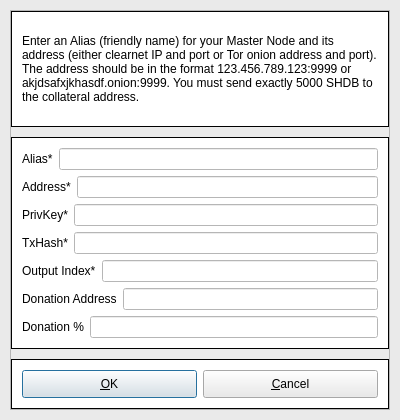
<?xml version="1.0" encoding="UTF-8"?>
<ui version="4.0">
 <class>AddEditAdrenalineNode</class>
 <widget class="QDialog" name="AddEditAdrenalineNode">
  <property name="geometry">
   <rect>
    <x>0</x>
    <y>0</y>
    <width>400</width>
    <height>420</height>
   </rect>
  </property>
  <property name="windowTitle">
   <string>Add/Edit Shardbit Node</string>
  </property>
  <property name="styleSheet">
   <string notr="true">background-color: #eaeaea</string>
  </property>
  <property name="modal">
   <bool>true</bool>
  </property>
  <layout class="QVBoxLayout" name="verticalLayout">
   <property name="leftMargin">
    <number>10</number>
   </property>
   <property name="topMargin">
    <number>10</number>
   </property>
   <property name="rightMargin">
    <number>10</number>
   </property>
   <property name="bottomMargin">
    <number>10</number>
   </property>
   <item>
    <widget class="QFrame" name="frame">
     <property name="minimumSize">
      <size>
       <width>0</width>
       <height>100</height>
      </size>
     </property>
     <property name="frameShape">
      <enum>QFrame::StyledPanel</enum>
     </property>
     <property name="frameShadow">
      <enum>QFrame::Raised</enum>
     </property>
     <layout class="QVBoxLayout" name="verticalLayout_3">
      <property name="leftMargin">
       <number>0</number>
      </property>
      <property name="topMargin">
       <number>0</number>
      </property>
      <property name="rightMargin">
       <number>0</number>
      </property>
      <property name="bottomMargin">
       <number>0</number>
      </property>
      <item>
       <layout class="QVBoxLayout" name="verticalLayout_2">
        <property name="spacing">
         <number>10</number>
        </property>
        <item>
         <widget class="QFrame" name="frame_2">
          <property name="styleSheet">
           <string notr="true">#frame_2 {
    background-color: #fff;
    border: 1px solid black;
}</string>
          </property>
          <property name="frameShape">
           <enum>QFrame::StyledPanel</enum>
          </property>
          <property name="frameShadow">
           <enum>QFrame::Raised</enum>
          </property>
          <layout class="QHBoxLayout" name="horizontalLayout_10">
           <property name="leftMargin">
            <number>10</number>
           </property>
           <item>
            <widget class="QLabel" name="label_9">
             <property name="sizePolicy">
              <sizepolicy hsizetype="Preferred" vsizetype="Preferred">
               <horstretch>0</horstretch>
               <verstretch>0</verstretch>
              </sizepolicy>
             </property>
             <property name="styleSheet">
              <string notr="true">background-color: #fff</string>
             </property>
             <property name="text">
              <string>&lt;html&gt;&lt;head/&gt;&lt;body&gt;&lt;p&gt;Enter an Alias (friendly name) for your Master Node and its address (either clearnet IP and port or Tor onion address and port). The address should be in the format 123.456.789.123:9999 or akjdsafxjkhasdf.onion:9999. You must send exactly 5000 SHDB to the collateral address.&lt;/p&gt;&lt;/body&gt;&lt;/html&gt;</string>
             </property>
             <property name="wordWrap">
              <bool>true</bool>
             </property>
            </widget>
           </item>
          </layout>
         </widget>
        </item>
        <item>
         <widget class="QFrame" name="frame_3">
          <property name="styleSheet">
           <string notr="true">#frame_3 {
    background-color: #fff;
    border: 1px solid black;
}</string>
          </property>
          <property name="frameShape">
           <enum>QFrame::StyledPanel</enum>
          </property>
          <property name="frameShadow">
           <enum>QFrame::Raised</enum>
          </property>
          <layout class="QVBoxLayout" name="verticalLayout_4">
           <property name="leftMargin">
            <number>10</number>
           </property>
           <property name="topMargin">
            <number>10</number>
           </property>
           <property name="rightMargin">
            <number>10</number>
           </property>
           <property name="bottomMargin">
            <number>10</number>
           </property>
           <item>
            <layout class="QHBoxLayout" name="horizontalLayout_4">
             <property name="bottomMargin">
              <number>0</number>
             </property>
             <item>
              <widget class="QLabel" name="label_4">
               <property name="styleSheet">
                <string notr="true">background-color: #fff</string>
               </property>
               <property name="text">
                <string>Alias*</string>
               </property>
              </widget>
             </item>
             <item>
              <widget class="QLineEdit" name="aliasLineEdit">
               <property name="styleSheet">
                <string notr="true">background-color: #fff</string>
               </property>
              </widget>
             </item>
            </layout>
           </item>
           <item>
            <layout class="QHBoxLayout" name="horizontalLayout_5">
             <property name="bottomMargin">
              <number>0</number>
             </property>
             <item>
              <widget class="QLabel" name="label_6">
               <property name="styleSheet">
                <string notr="true">background-color: #fff</string>
               </property>
               <property name="text">
                <string>Address*</string>
               </property>
              </widget>
             </item>
             <item>
              <widget class="QLineEdit" name="addressLineEdit">
               <property name="styleSheet">
                <string notr="true">background-color: #fff</string>
               </property>
              </widget>
             </item>
            </layout>
           </item>
           <item>
            <layout class="QHBoxLayout" name="horizontalLayout_3">
             <property name="bottomMargin">
              <number>0</number>
             </property>
             <item>
              <widget class="QLabel" name="label_5">
               <property name="styleSheet">
                <string notr="true">background-color: #fff</string>
               </property>
               <property name="text">
                <string>PrivKey*</string>
               </property>
              </widget>
             </item>
             <item>
              <widget class="QLineEdit" name="privkeyLineEdit">
               <property name="styleSheet">
                <string notr="true">background-color: #fff</string>
               </property>
              </widget>
             </item>
            </layout>
           </item>
           <item>
            <layout class="QHBoxLayout" name="horizontalLayout_2">
             <property name="bottomMargin">
              <number>0</number>
             </property>
             <item>
              <widget class="QLabel" name="label_2">
               <property name="styleSheet">
                <string notr="true">background-color: #fff</string>
               </property>
               <property name="text">
                <string>TxHash*</string>
               </property>
              </widget>
             </item>
             <item>
              <widget class="QLineEdit" name="txhashLineEdit">
               <property name="styleSheet">
                <string notr="true">background-color: #fff</string>
               </property>
              </widget>
             </item>
            </layout>
           </item>
           <item>
            <layout class="QHBoxLayout" name="horizontalLayout_8">
             <property name="bottomMargin">
              <number>0</number>
             </property>
             <item>
              <widget class="QLabel" name="label_8">
               <property name="styleSheet">
                <string notr="true">background-color: #fff</string>
               </property>
               <property name="text">
                <string>Output Index*</string>
               </property>
              </widget>
             </item>
             <item>
              <widget class="QLineEdit" name="outputindexLineEdit">
               <property name="styleSheet">
                <string notr="true">background-color: #fff</string>
               </property>
              </widget>
             </item>
            </layout>
           </item>
           <item>
            <layout class="QHBoxLayout" name="horizontalLayout_6">
             <property name="bottomMargin">
              <number>0</number>
             </property>
             <item>
              <widget class="QLabel" name="label_3">
               <property name="styleSheet">
                <string notr="true">background-color: #fff</string>
               </property>
               <property name="text">
                <string>Donation Address</string>
               </property>
              </widget>
             </item>
             <item>
              <widget class="QLineEdit" name="donationaddressLineEdit">
               <property name="styleSheet">
                <string notr="true">background-color: #fff</string>
               </property>
              </widget>
             </item>
            </layout>
           </item>
           <item>
            <layout class="QHBoxLayout" name="horizontalLayout_7">
             <property name="bottomMargin">
              <number>0</number>
             </property>
             <item>
              <widget class="QLabel" name="label_7">
               <property name="styleSheet">
                <string notr="true">background-color: #fff</string>
               </property>
               <property name="text">
                <string>Donation %</string>
               </property>
              </widget>
             </item>
             <item>
              <widget class="QLineEdit" name="donationpercentageLineEdit">
               <property name="styleSheet">
                <string notr="true">background-color: #fff</string>
               </property>
              </widget>
             </item>
            </layout>
           </item>
          </layout>
         </widget>
        </item>
        <item>
         <widget class="QFrame" name="frame_4">
          <property name="maximumSize">
           <size>
            <width>16777215</width>
            <height>50</height>
           </size>
          </property>
          <property name="styleSheet">
           <string notr="true">#frame_4 {
    background-color: #fff;
    border: 1px solid black;
}</string>
          </property>
          <property name="frameShape">
           <enum>QFrame::StyledPanel</enum>
          </property>
          <property name="frameShadow">
           <enum>QFrame::Raised</enum>
          </property>
          <layout class="QHBoxLayout" name="horizontalLayout_11">
           <property name="leftMargin">
            <number>10</number>
           </property>
           <property name="topMargin">
            <number>10</number>
           </property>
           <property name="rightMargin">
            <number>10</number>
           </property>
           <property name="bottomMargin">
            <number>10</number>
           </property>
           <item>
            <layout class="QHBoxLayout" name="horizontalLayout_Buttons">
             <item>
              <widget class="QPushButton" name="okButton">
               <property name="sizePolicy">
                <sizepolicy hsizetype="Preferred" vsizetype="Preferred">
                 <horstretch>0</horstretch>
                 <verstretch>0</verstretch>
                </sizepolicy>
               </property>
               <property name="text">
                <string>&amp;OK</string>
               </property>
              </widget>
             </item>
             <item>
              <widget class="QPushButton" name="cancelButton">
               <property name="sizePolicy">
                <sizepolicy hsizetype="Preferred" vsizetype="Preferred">
                 <horstretch>0</horstretch>
                 <verstretch>0</verstretch>
                </sizepolicy>
               </property>
               <property name="text">
                <string>&amp;Cancel</string>
               </property>
               <property name="autoDefault">
                <bool>false</bool>
               </property>
              </widget>
             </item>
            </layout>
           </item>
          </layout>
         </widget>
        </item>
       </layout>
      </item>
     </layout>
    </widget>
   </item>
  </layout>
 </widget>
 <resources/>
 <connections/>
</ui>
